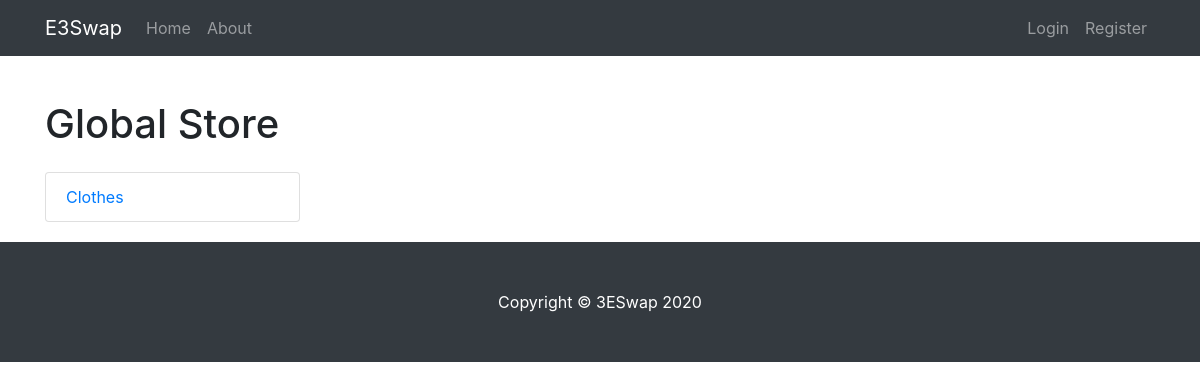
Page /home on the earlier database version.
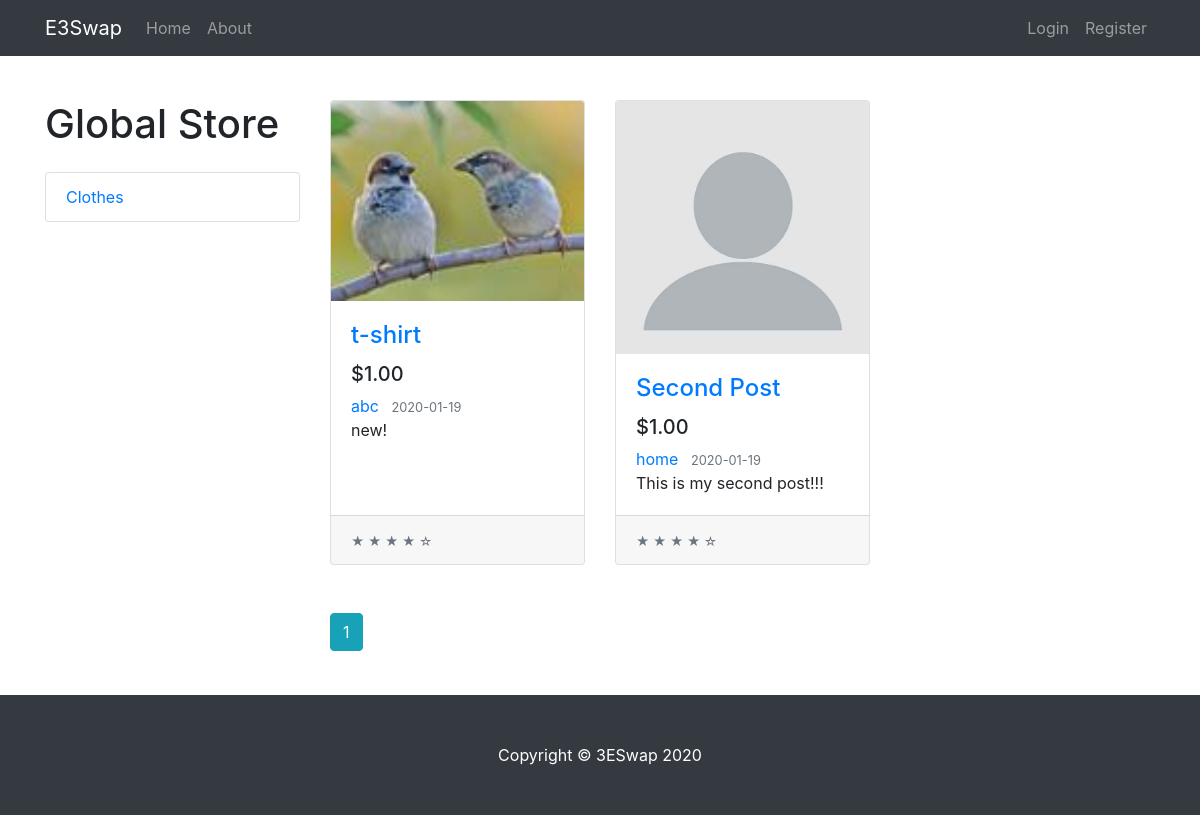
Same page on the later database version.
### server/models.py (models this page shows, shortened)
class Post(db.Model):
    id = db.Column(db.Integer, primary_key=True)
    title = db.Column(db.String(100), nullable=False)
    date_posted = db.Column(db.DateTime, nullable=False, default=datetime.utcnow)
    content = db.Column(db.Text, nullable=False)
    user_id = db.Column(db.Integer, db.ForeignKey('user.id'), nullable=False)

class User(db.Model, UserMixin):
    id = db.Column(db.Integer, primary_key=True)
    username = db.Column(db.String(20), unique=True, nullable=False)
    email = db.Column(db.String(120), unique=True, nullable=False)
    image_file = db.Column(db.String(20), nullable=False, default='default.jpg')
    password = db.Column(db.String(60), nullable=False)
    posts = db.relationship('Post', backref='author', lazy=True)

### server/routes.py (the view)
@app.route('/')
@app.route('/home')
def home():
    page = request.args.get('page', 1, type=int)
    posts = Post.query.order_by(Post.date_posted.desc()).paginate(page=page, per_page=6)
    return render_template('index.html', title='Home', posts=posts)

### client/index.html
{% extends "layout.html" %}
{% block content %}
<div class="row">
  <div class="col-lg-3">
    <h1 class="my-4">Global Store</h1>
    <div class="list-group">
      <a href="#" class="list-group-item">Clothes</a>
    </div>
  </div>
  <div class="col-lg-9">
    <div class="row my-4">
      {% for post in posts.items %}
      <div class="col-lg-4 col-md-6 mb-4 media">
        <div class="card h-100">
          <a href="{{ url_for('post', post_id=post.id) }}"><img class="card-img-top article-img"
              src="{{ url_for('static', filename='img/profile_pics/' + post.author.image_file) }}" alt=""></a>
          <div class="card-body media-body">
            <div class="article-metadata">
              <h4 class="card-title">
                <a href="{{ url_for('post', post_id=post.id) }}">{{ post.title }}</a>
              </h4>
              <h5>$1.00</h5>
              <a class="mr-2"
                href="{{ url_for('user_posts', username=post.author.username) }}">{{ post.author.username }}</a>
              <small class="text-muted">{{ post.date_posted.strftime('%Y-%m-%d') }}</small>
            </div>
            <p class="card-text">{{ post.content }}</p>
          </div>
          <div class="card-footer">
            <small class="text-muted">&#9733; &#9733; &#9733; &#9733; &#9734;</small>
          </div>
        </div>
      </div>
      {% endfor %}
    </div>
    {% for page_num in posts.iter_pages(left_edge=1, right_edge=1, left_current=1, right_current=2) %}
    {% if page_num %}
    {% if posts.page == page_num %}
    <a class="btn btn-info mb-4" href="{{ url_for('home', page=page_num) }}">{{ page_num }}</a>
    {% else %}
    <a class="btn btn-outline-info mb-4" href="{{ url_for('home', page=page_num) }}">{{ page_num }}</a>
    {% endif %}
    {% else %}
    ...
    {% endif %}
    {% endfor %}
  </div>
</div>
{% endblock %}

### client/layout.html (shortened to what this page needs)
<!DOCTYPE html>
<html lang="en">
<head>
    <link href="{{ url_for('static', filename='vendor/bootstrap/css/bootstrap.min.css') }}" rel="stylesheet">
    <link href="{{ url_for('static', filename='css/main.css') }}" rel="stylesheet">
</head>
<body>
    <nav class="navbar navbar-expand-lg navbar-dark bg-dark fixed-top">
        <div class="container">
            <a class="navbar-brand" href="/">E3Swap</a>
            <div class="collapse navbar-collapse" id="navbarResponsive">
                <div class="navbar-nav mr-auto">
                    <a class="nav-item nav-link" href="{{ url_for('home') }}">Home</a>
                    <a class="nav-item nav-link" href="{{ url_for('about') }}">About</a>
                </div>
                <div class="navbar-nav">
                    {% if current_user.is_authenticated %}
                    <a class="nav-item nav-link" href="{{ url_for('new_post') }}">New Post</a>
                    <a class="nav-item nav-link" href="{{ url_for('account') }}">Account</a>
                    <a class="nav-item nav-link" href="{{ url_for('logout') }}">Logout</a>
                    {% else %}
                    <a class="nav-item nav-link" href="{{ url_for('login') }}">Login</a>
                    <a class="nav-item nav-link" href="{{ url_for('register') }}">Register</a>
                    {% endif %}
                </div>
            </div>
        </div>
    </nav>
    <main role="main" class="container">
        <div class="row">
            <div class="col-md-12">
                {% block content %}{% endblock %}
            </div>
        </div>
    </main>
    <footer class="py-5 bg-dark">
        <div class="container">
            <p class="m-0 text-center text-white">Copyright &copy; 3ESwap 2020</p>
        </div>
    </footer>
</body>
</html>

### client/css/main.css (style rules this page uses)
body { padding-top: 56px; }
main { margin-top: 20px; margin-bottom: 20px; }
.article-img { min-height: 200px; max-height: 300px; min-width: 250px; margin-right: 16px; }

Differences in the rows shown:
added Post: image_file (picture), title "t-shirt", author.username "abc", date_posted "2020-01-19", content "new!"
added Post: image_file (placeholder picture), title "Second Post", author.username "home", date_posted "2020-01-19", content "This is my second post!!!"
Other differences:
new list line: "1"
